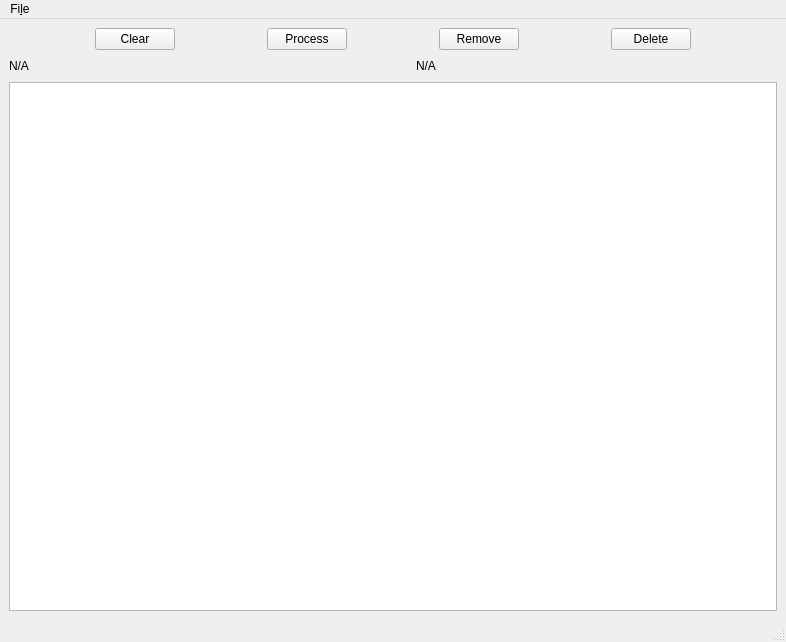
<?xml version="1.0" encoding="UTF-8"?>
<ui version="4.0">
 <class>MainWindow</class>
 <widget class="QMainWindow" name="MainWindow">
  <property name="geometry">
   <rect>
    <x>0</x>
    <y>0</y>
    <width>786</width>
    <height>642</height>
   </rect>
  </property>
  <property name="sizePolicy">
   <sizepolicy hsizetype="Preferred" vsizetype="Preferred">
    <horstretch>0</horstretch>
    <verstretch>0</verstretch>
   </sizepolicy>
  </property>
  <property name="windowTitle">
   <string>Delete Your Ex(s)</string>
  </property>
  <property name="unifiedTitleAndToolBarOnMac">
   <bool>false</bool>
  </property>
  <widget class="QWidget" name="centralwidget">
   <layout class="QGridLayout" name="gridLayout">
    <item row="0" column="0">
     <layout class="QHBoxLayout" name="horizontalLayout">
      <item>
       <widget class="QPushButton" name="clearButton">
        <property name="sizePolicy">
         <sizepolicy hsizetype="Fixed" vsizetype="Fixed">
          <horstretch>0</horstretch>
          <verstretch>0</verstretch>
         </sizepolicy>
        </property>
        <property name="text">
         <string>Clear</string>
        </property>
        <property name="default">
         <bool>false</bool>
        </property>
       </widget>
      </item>
      <item>
       <widget class="QPushButton" name="pushButton">
        <property name="sizePolicy">
         <sizepolicy hsizetype="Fixed" vsizetype="Fixed">
          <horstretch>0</horstretch>
          <verstretch>0</verstretch>
         </sizepolicy>
        </property>
        <property name="text">
         <string>Process</string>
        </property>
       </widget>
      </item>
      <item>
       <widget class="QPushButton" name="removeButton">
        <property name="sizePolicy">
         <sizepolicy hsizetype="Fixed" vsizetype="Fixed">
          <horstretch>0</horstretch>
          <verstretch>0</verstretch>
         </sizepolicy>
        </property>
        <property name="text">
         <string>Remove</string>
        </property>
        <property name="autoDefault">
         <bool>true</bool>
        </property>
       </widget>
      </item>
      <item>
       <widget class="QPushButton" name="deleteButton">
        <property name="sizePolicy">
         <sizepolicy hsizetype="Fixed" vsizetype="Fixed">
          <horstretch>0</horstretch>
          <verstretch>0</verstretch>
         </sizepolicy>
        </property>
        <property name="text">
         <string>Delete</string>
        </property>
       </widget>
      </item>
     </layout>
    </item>
    <item row="1" column="0">
     <layout class="QHBoxLayout" name="horizontalLayout_2">
      <property name="topMargin">
       <number>0</number>
      </property>
      <item>
       <widget class="QLabel" name="targetFace">
        <property name="sizePolicy">
         <sizepolicy hsizetype="Preferred" vsizetype="Preferred">
          <horstretch>0</horstretch>
          <verstretch>0</verstretch>
         </sizepolicy>
        </property>
        <property name="text">
         <string>N/A</string>
        </property>
       </widget>
      </item>
      <item>
       <spacer name="horizontalSpacer">
        <property name="orientation">
         <enum>Qt::Horizontal</enum>
        </property>
        <property name="sizeType">
         <enum>QSizePolicy::Fixed</enum>
        </property>
        <property name="sizeHint" stdset="0">
         <size>
          <width>40</width>
          <height>20</height>
         </size>
        </property>
       </spacer>
      </item>
      <item>
       <widget class="QLabel" name="currentImage">
        <property name="text">
         <string>N/A</string>
        </property>
       </widget>
      </item>
     </layout>
    </item>
    <item row="2" column="0">
     <widget class="QListWidget" name="pendingList"/>
    </item>
   </layout>
  </widget>
  <widget class="QMenuBar" name="menubar">
   <property name="geometry">
    <rect>
     <x>0</x>
     <y>0</y>
     <width>786</width>
     <height>30</height>
    </rect>
   </property>
   <widget class="QMenu" name="menuFile">
    <property name="title">
     <string>Fi&amp;le</string>
    </property>
    <addaction name="actionOpen_Folder"/>
    <addaction name="actionOpen_Files"/>
    <addaction name="actionLoad_Target"/>
   </widget>
   <addaction name="menuFile"/>
  </widget>
  <widget class="QStatusBar" name="statusbar"/>
  <action name="actionOpen_Folder">
   <property name="text">
    <string>&amp;Open Folder</string>
   </property>
  </action>
  <action name="actionOpen_Files">
   <property name="text">
    <string>Open &amp;Files</string>
   </property>
  </action>
  <action name="actionLoad_Target">
   <property name="text">
    <string>Load Target</string>
   </property>
  </action>
 </widget>
 <resources/>
 <connections/>
</ui>
